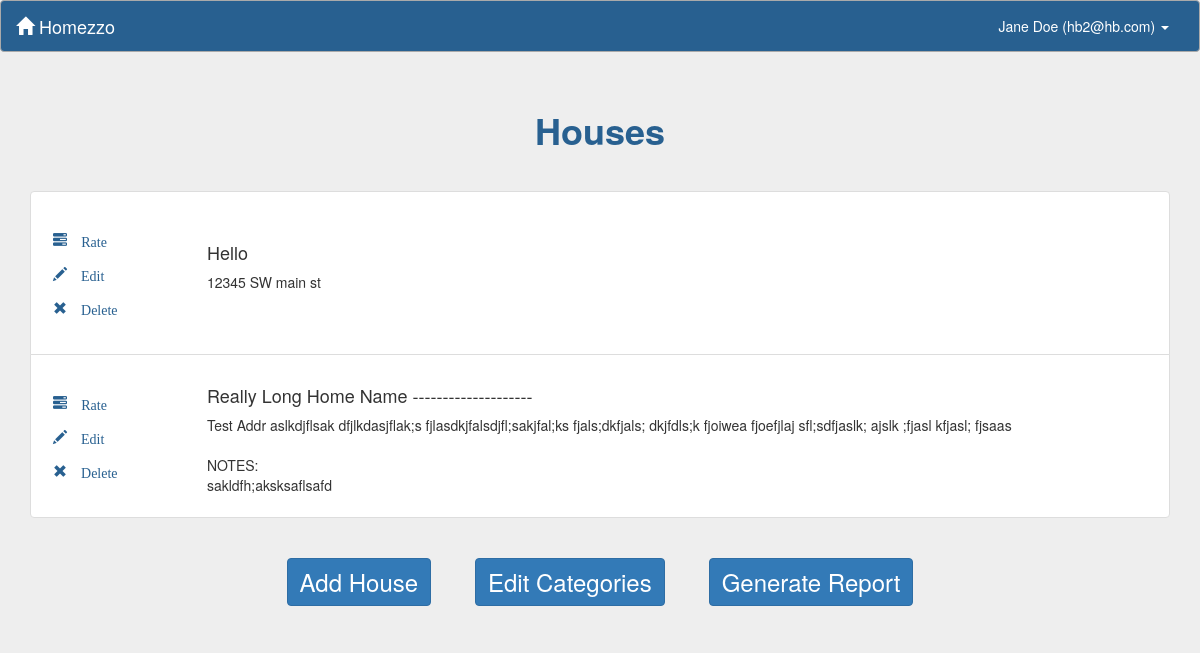
The page /dashboard/ (signed in) on the database its author committed.
### RealEstate/apps/core/models.py (models this page shows, shortened)
class User(AbstractBaseUser, PermissionsMixin):
    _EMAIL_CONFIRMATION_MESSAGE = u"""
        Hello {name},

        Thank you for registering for {app_name}!
        Please login and then click the link below to complete registration:
            {email_confirmation_link}

    """
    email = models.EmailField(
        unique=True,
        verbose_name="Email Address",
        error_messages={
            'unique': ("A user with this email already "
                       "exists.")
        })
    first_name = models.CharField(max_length=30, verbose_name="First Name")
    last_name = models.CharField(max_length=30, verbose_name="Last Name")
    phone = models.CharField(max_length=20, blank=True,
                             validators=[
                                 RegexValidator(
                                     regex="^[0-9-()+]{10,20}$",
                                     message=("Please enter a valid phone "
                                              "number."),
                                     code='phone_format'
                                 )
                             ],
                             verbose_name="Phone Number")
    is_staff = models.BooleanField(
        default=False,
        help_text=("Designates whether the user can log into this admin "
                   "site."),
        verbose_name="Staff Status")
    is_active = models.BooleanField(
        default=True,
        help_text=("Designates whether this user should be treated as "
                   "active. Unselect this instead of deleting accounts."),
        verbose_name="Active")
    email_confirmed = models.BooleanField(
        default=False,
        help_text=("Designates if this user has confirmed their email "
                   "address or not."),
        verbose_name="Email Confirmed")
    email_confirmation_token = models.CharField(
        max_length=64,
        default=_generate_email_confirmation_token,
        editable=False,
        unique=True,
        verbose_name="Email Confirmation Token")
    objects = UserManager()
    USERNAME_FIELD = 'email'
    REQUIRED_FIELDS = ['first_name', 'last_name']
    _ALL_TYPES_ALLOWED = set(['Homebuyer', 'Realtor'])
    _HOMEBUYER_ONLY = set(['Homebuyer'])
    _REALTOR_ONLY = set(['Realtor'])
    class Meta:
        verbose_name = "User"
        verbose_name_plural = "Users"
    def get_full_name(self):
        return u"{first} {last}".format(first=self.first_name,
                                        last=self.last_name).strip()
    @property
    def role_object(self):
        has_homebuyer = hasattr(self, 'homebuyer')
        has_realtor = hasattr(self, 'realtor')
        if has_homebuyer:
            if has_realtor:
                raise IntegrityError("User {user} is registered as both a "
                                     "Homebuyer and a Realtor, which is not "
                                     "valid.".format(user=unicode(self)))
            return self.homebuyer
        elif has_realtor:
            return self.realtor
        return None

class BaseModel(models.Model):
    class Meta:
        abstract = True

class ValidateCategoryCoupleMixin(object):
    """
    This is mixed in through multiple inheritance because the logic is common
    to indirectly related objects.
    """

class House(BaseModel, ValidateCategoryCoupleMixin):
    _NICKNAME_MIN_LENGTH = 1
    nickname = models.CharField(max_length=128, verbose_name="Nickname")
    address = models.TextField(blank=True, verbose_name="Address")
    couple = models.ForeignKey('core.Couple', verbose_name="Couple")
    categories = models.ManyToManyField('core.Category', through='core.Grade',
                                        verbose_name="Categories")
    def __unicode__(self):
        return self.nickname
    def address_lines(self):
        return map(lambda line: line.strip(), self.address.split('\n'))
    def evaluation_url(self):
        return reverse('eval', kwargs={'house_id': self.id})
    class Meta:
        ordering = ['nickname']
        unique_together = (('nickname', 'couple'),)
        verbose_name = "House"
        verbose_name_plural = "Houses"

### RealEstate/apps/core/views.py (the view, shortened to what this page needs)
# urls.py: url(r'^dashboard/$', CoreViews.DashboardView.as_view(), name='dashboard'),
class DashboardView(BaseView):
    homebuyer_template_name = 'core/homebuyer_dashboard.html'
    realtor_template_name = 'core/realtor_dashboard.html'
    def _homebuyer_get(self, request, homebuyer, *args, **kwargs):
        couple = homebuyer.couple
        houses = couple.house_set.all()
        context = {
            'couple': couple,
            'homebuyer': homebuyer,
            'houses': houses,
            'form': AddHomeForm(),
            'editForm': EditHomeForm()
        }
        return render(request, self.homebuyer_template_name, context)
    def get(self, request, *args, **kwargs):
        role = request.user.role_object
        handlers = {
            'Homebuyer': self._homebuyer_get,
            'Realtor': self._realtor_get,
        }
        return handlers[role.role_type](request, role, *args, **kwargs)

### RealEstate/apps/core/context_processors.py (called while the page is built)
def app_name(request):
    return {'app_name': settings.APP_NAME}

def async_login_form(request):
    context = {}
    if not request.user.is_authenticated():
        context['login_form'] = AuthenticationForm()
    return context

### RealEstate/apps/core/models.py (called while the page is built)
    def report_url(self):
        if not self.id:
            return None
        return reverse('report', kwargs={'couple_id': self.id})

    @property
    def partner(self):
        related_homebuyers = self.couple.homebuyer_set.exclude(id=self.id)
        if related_homebuyers.count() > 1:
            raise IntegrityError("Couple has too many related Homebuyers and "
                                 "should be resolved immediately. "
                                 "(Couple ID: {id})".format(id=self.couple_id))
        return related_homebuyers.first()

    @property
    def role_type(self):
        return 'Homebuyer'

### RealEstate/apps/core/views.py (called while the page is built)
    def _permission_check(self, request, role, *args, **kwargs):
        return True

    @method_decorator(login_required)
    def dispatch(self, request, *args, **kwargs):
        role = request.user.role_object
        if role and role.role_type in self._USER_TYPES_ALLOWED:
            if self._permission_check(request, role, *args, **kwargs):
                return super(BaseView, self).dispatch(request, *args, **kwargs)
        raise PermissionDenied

### RealEstate/apps/core/templates/core/homebuyer_dashboard.html (shortened to what this page needs)
{% extends "core/base.html" %}
{% load bootstrap3 %}
{% load staticfiles %}
{% block body %}
  {% if not houses.exists %}
    <div class="soft-error">
      <p>You have not yet added any houses.</p>
      <p>Click the 'Add House' button below to add a house.</p>
    </div>
    <br>
  {% else %}
    <h1 class="header"><strong>Houses</strong></h1>
    <ul class="list-group">
      {% for house in houses %}
        <li class="list-group-item" id="li_{{house.id}}">
          <div class="row home_row " id="row_{{house.id}}">
              <div class="col-sm-1 vcenter " style="min-width:150px">
                  <div style="padding: 20px 0; min-width: 150px ">
                  <a title="Rate this house" class='text-nowrap glyphicon glyphicon-tasks icon-leftpad edit' href="{{house.evaluation_url}}" style="text-decoration: none;"> Rate</a>
                <span data-toggle="modal" title="Edit this house" data-target="#edit-modal" id='edit_{{house.id}}' class='text-nowrap glyphicon glyphicon-pencil icon-leftpad edit'> Edit</span>
                <span data-toggle="modal" title="Delete this house" data-target="#confirmDelete" id='delete_{{house.id}}' class=' text-nowrap glyphicon glyphicon-remove icon-leftpad delete'> Delete</span>
                </div>
              </div>
              <div class="col-xs-9 vcenter"  style="margin-left:10px" >
                <h4>
                  {{house}}
                </h4>
                <div class="wrap">
                {% for line in house.address_lines %}
                  <span>{{ line }}</span><br>
                {% endfor %}
                </div>
              </div>
            </div>
        </li>
      {% endfor %}
    </ul>
  {% endif %}
  <div class="addButton dashboard-buttons">
    <center>
      <button type="button" class="btn btn-primary" data-toggle="modal" data-target="#AddHouseModal">
        Add House
      </button>
      <a href={% url 'categories' %} role="button" class="btn btn-primary">Edit Categories</a>
      <a href={{ couple.report_url }} role="button" class="btn btn-primary">Generate Report</a>
    </center>
  </div>
{% endblock %}

### RealEstate/apps/core/templates/core/base.html (shortened to what this page needs)
{% load bootstrap3 %}
{% load staticfiles %}
<!DOCTYPE html>
<html>
  <head>
    {% bootstrap_css %}
    <link rel="stylesheet" type="text/css" href="{% static 'style.css' %}" />
    <link rel="stylesheet" type="text/css" href="{% static 'login.css' %}"  />
  </head>
  <body>
    {% with authenticated=user.is_authenticated %}
      {% block main %}
        <div id="main-content">
          <nav class="bs-blue-background navbar navbar-default">
            <div class="container-fluid">
              <div class="navbar-header">
                <a class="navbar-brand" href="{% url 'signup' %}">
                  <span class="glyphicon glyphicon-home" aria-hidden="true"></span>
                  {{ app_name }}
                </a>
              </div>
              <div class="collapse navbar-collapse" id="bs-example-navbar-collapse-1">
                <ul class="nav navbar-nav navbar-right">
                  {% if authenticated %}
                    <li class="dropdown">
                      <a href="#" class="dropdown-toggle" data-toggle="dropdown"
                         role="button" aria-haspopup="true" aria-expanded="false">
                         {{ user.get_full_name|default:"User"}} ({{user.email}})
                         <span class="caret"></span>
                      </a>
                    </li>
                  {% else %}
                    <li><a class="login-color" href="#" data-toggle="modal" data-target="#modal-login"> Log In</a></li>
                  {% endif %}
                </ul>
              </div>
            </div>
          </nav>
          <div class="container" style="margin-bottom:30px;">
            {% block messages %}
              <div class="row">
                <div class="col-sm-2"></div>
                 <div id="messages" class="col-sm-8" style="margin: 8px;text-align:center;">
                 </div>
                 <div class="col-sm-2"></div>
              </div>
            {% endblock %}
            {% block body %}
            {% endblock body %}
          </div>
        </div>
      {% endblock main %}
    {% endwith %}
  </body>
</html>

### RealEstate/apps/core/static/style.css (style rules this page uses)
html, body, #main-content { height: 100%; }
#main-content { overflow-y: auto; overflow-x: hidden; }
#main-content, .modal-content { background-color: #EEE; }
.bs-blue-background { background-color: rgb(40, 96, 144); border-color:#aaa; }
.bs-blue, #main-content .header, .modal-content label, .modal-header, .password-change label { color: rgb(40, 96, 144); }
nav.navbar * { color: white !important; }
.nav a { background-color:transparent !important; }
#main-content .header, .modal-header { text-align:center; }
ul.list-group { padding-top:30px; }
.icon-leftpad { padding: 10px 20px 10px 10px; color: rgb(40, 96, 144); cursor: pointer; }
.vcenter { display: inline-block; vertical-align: middle; float: none; margin-left:-3px; }
button.btn, a.btn { margin:20px; }
.modal-content button, #main-content button, #main-content .dashboard-buttons a { font-size: x-large; }

### rows shown on the page
User: get_full_name "Jane Doe", email "hb2@hb.com"
House: nickname "Hello", address_lines "12345 SW main st"
House: nickname "Really Long Home Name --------------------", address_lines "Test Addr aslkdjflsak dfjlkdasjflak;s fjlasdkjfalsdjfl;sakjfal;ks fjals;dkfjals; dkjfdls;k fjoiwea fjoefjlaj sfl;sdfjaslk; ajslk ;fjasl kfjasl; fjsaas" "NOTES:" "sakldfh;aksksaflsafd"

### other values the page prints
{{ app_name }} "Homezzo"
